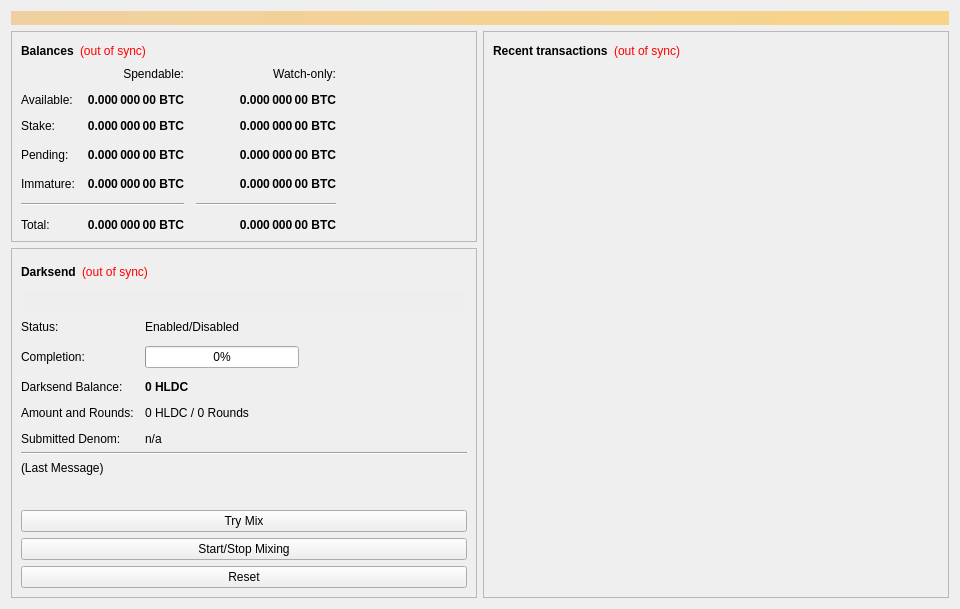
<?xml version="1.0" encoding="UTF-8"?>
<ui version="4.0">
 <class>OverviewPage</class>
 <widget class="QWidget" name="OverviewPage">
  <property name="geometry">
   <rect>
    <x>0</x>
    <y>0</y>
    <width>960</width>
    <height>594</height>
   </rect>
  </property>
  <property name="minimumSize">
   <size>
    <width>960</width>
    <height>0</height>
   </size>
  </property>
  <property name="windowTitle">
   <string>Form</string>
  </property>
  <layout class="QVBoxLayout" name="topLayout">
   <item>
    <widget class="QLabel" name="labelAlerts">
     <property name="visible">
      <bool>false</bool>
     </property>
     <property name="styleSheet">
      <string notr="true">background-color: qlineargradient(x1: 0, y1: 0, x2: 1, y2: 0, stop:0 #F0D0A0, stop:1 #F8D488); color:#000000;</string>
     </property>
     <property name="wordWrap">
      <bool>true</bool>
     </property>
     <property name="margin">
      <number>3</number>
     </property>
    </widget>
   </item>
   <item>
    <layout class="QHBoxLayout" name="horizontalLayout" stretch="1,1">
     <item>
      <layout class="QVBoxLayout" name="verticalLayout_2">
       <item>
        <widget class="QFrame" name="frame">
         <property name="frameShape">
          <enum>QFrame::StyledPanel</enum>
         </property>
         <property name="frameShadow">
          <enum>QFrame::Raised</enum>
         </property>
         <layout class="QVBoxLayout" name="verticalLayout_4">
          <item>
           <layout class="QHBoxLayout" name="horizontalLayout_4">
            <item>
             <widget class="QLabel" name="label_5">
              <property name="font">
               <font>
                <weight>75</weight>
                <bold>true</bold>
               </font>
              </property>
              <property name="text">
               <string>Balances</string>
              </property>
             </widget>
            </item>
            <item>
             <widget class="QLabel" name="labelWalletStatus">
              <property name="cursor">
               <cursorShape>WhatsThisCursor</cursorShape>
              </property>
              <property name="toolTip">
               <string>The displayed information may be out of date. Your wallet automatically synchronizes with the HeldCoin network after a connection is established, but this process has not completed yet.</string>
              </property>
              <property name="styleSheet">
               <string notr="true">QLabel { color: red; }</string>
              </property>
              <property name="text">
               <string notr="true">(out of sync)</string>
              </property>
              <property name="alignment">
               <set>Qt::AlignLeading|Qt::AlignLeft|Qt::AlignVCenter</set>
              </property>
             </widget>
            </item>
            <item>
             <spacer name="horizontalSpacer_3">
              <property name="orientation">
               <enum>Qt::Horizontal</enum>
              </property>
              <property name="sizeHint" stdset="0">
               <size>
                <width>40</width>
                <height>20</height>
               </size>
              </property>
             </spacer>
            </item>
           </layout>
          </item>
          <item>
           <layout class="QGridLayout" name="gridLayout">
            <property name="spacing">
             <number>12</number>
            </property>
            <item row="3" column="2">
             <widget class="QLabel" name="labelWatchPending">
              <property name="font">
               <font>
                <weight>75</weight>
                <bold>true</bold>
               </font>
              </property>
              <property name="cursor">
               <cursorShape>IBeamCursor</cursorShape>
              </property>
              <property name="toolTip">
               <string>Unconfirmed transactions to watch-only addresses</string>
              </property>
              <property name="text">
               <string notr="true">0.000 000 00 BTC</string>
              </property>
              <property name="alignment">
               <set>Qt::AlignRight|Qt::AlignTrailing|Qt::AlignVCenter</set>
              </property>
              <property name="textInteractionFlags">
               <set>Qt::LinksAccessibleByMouse|Qt::TextSelectableByKeyboard|Qt::TextSelectableByMouse</set>
              </property>
             </widget>
            </item>
            <item row="3" column="1">
             <widget class="QLabel" name="labelUnconfirmed">
              <property name="font">
               <font>
                <weight>75</weight>
                <bold>true</bold>
               </font>
              </property>
              <property name="cursor">
               <cursorShape>IBeamCursor</cursorShape>
              </property>
              <property name="toolTip">
               <string>Total of transactions that have yet to be confirmed, and do not yet count toward the spendable balance</string>
              </property>
              <property name="text">
               <string notr="true">0.000 000 00 BTC</string>
              </property>
              <property name="alignment">
               <set>Qt::AlignRight|Qt::AlignTrailing|Qt::AlignVCenter</set>
              </property>
              <property name="textInteractionFlags">
               <set>Qt::LinksAccessibleByMouse|Qt::TextSelectableByKeyboard|Qt::TextSelectableByMouse</set>
              </property>
             </widget>
            </item>
            <item row="4" column="2">
             <widget class="QLabel" name="labelWatchImmature">
              <property name="font">
               <font>
                <weight>75</weight>
                <bold>true</bold>
               </font>
              </property>
              <property name="cursor">
               <cursorShape>IBeamCursor</cursorShape>
              </property>
              <property name="toolTip">
               <string>Mined balance in watch-only addresses that has not yet matured</string>
              </property>
              <property name="text">
               <string notr="true">0.000 000 00 BTC</string>
              </property>
              <property name="alignment">
               <set>Qt::AlignRight|Qt::AlignTrailing|Qt::AlignVCenter</set>
              </property>
              <property name="textInteractionFlags">
               <set>Qt::LinksAccessibleByMouse|Qt::TextSelectableByKeyboard|Qt::TextSelectableByMouse</set>
              </property>
             </widget>
            </item>
            <item row="5" column="0" colspan="2">
             <widget class="Line" name="lineSpendableBalance">
              <property name="orientation">
               <enum>Qt::Horizontal</enum>
              </property>
             </widget>
            </item>
            <item row="5" column="2">
             <widget class="Line" name="lineWatchBalance">
              <property name="sizePolicy">
               <sizepolicy hsizetype="Preferred" vsizetype="Fixed">
                <horstretch>0</horstretch>
                <verstretch>0</verstretch>
               </sizepolicy>
              </property>
              <property name="minimumSize">
               <size>
                <width>140</width>
                <height>0</height>
               </size>
              </property>
              <property name="orientation">
               <enum>Qt::Horizontal</enum>
              </property>
             </widget>
            </item>
            <item row="6" column="0">
             <widget class="QLabel" name="labelTotalText">
              <property name="text">
               <string>Total:</string>
              </property>
             </widget>
            </item>
            <item row="4" column="1">
             <widget class="QLabel" name="labelImmature">
              <property name="font">
               <font>
                <weight>75</weight>
                <bold>true</bold>
               </font>
              </property>
              <property name="cursor">
               <cursorShape>IBeamCursor</cursorShape>
              </property>
              <property name="toolTip">
               <string>Mined balance that has not yet matured</string>
              </property>
              <property name="text">
               <string notr="true">0.000 000 00 BTC</string>
              </property>
              <property name="alignment">
               <set>Qt::AlignRight|Qt::AlignTrailing|Qt::AlignVCenter</set>
              </property>
              <property name="textInteractionFlags">
               <set>Qt::LinksAccessibleByMouse|Qt::TextSelectableByKeyboard|Qt::TextSelectableByMouse</set>
              </property>
             </widget>
            </item>
            <item row="3" column="3">
             <spacer name="horizontalSpacer_2">
              <property name="orientation">
               <enum>Qt::Horizontal</enum>
              </property>
              <property name="sizeHint" stdset="0">
               <size>
                <width>40</width>
                <height>20</height>
               </size>
              </property>
             </spacer>
            </item>
            <item row="4" column="0">
             <widget class="QLabel" name="labelImmatureText">
              <property name="text">
               <string>Immature:</string>
              </property>
             </widget>
            </item>
            <item row="6" column="1">
             <widget class="QLabel" name="labelTotal">
              <property name="font">
               <font>
                <weight>75</weight>
                <bold>true</bold>
               </font>
              </property>
              <property name="cursor">
               <cursorShape>IBeamCursor</cursorShape>
              </property>
              <property name="toolTip">
               <string>Your current total balance</string>
              </property>
              <property name="text">
               <string notr="true">0.000 000 00 BTC</string>
              </property>
              <property name="alignment">
               <set>Qt::AlignRight|Qt::AlignTrailing|Qt::AlignVCenter</set>
              </property>
              <property name="textInteractionFlags">
               <set>Qt::LinksAccessibleByMouse|Qt::TextSelectableByKeyboard|Qt::TextSelectableByMouse</set>
              </property>
             </widget>
            </item>
            <item row="6" column="2">
             <widget class="QLabel" name="labelWatchTotal">
              <property name="font">
               <font>
                <weight>75</weight>
                <bold>true</bold>
               </font>
              </property>
              <property name="cursor">
               <cursorShape>IBeamCursor</cursorShape>
              </property>
              <property name="toolTip">
               <string>Current total balance in watch-only addresses</string>
              </property>
              <property name="text">
               <string notr="true">0.000 000 00 BTC</string>
              </property>
              <property name="alignment">
               <set>Qt::AlignRight|Qt::AlignTrailing|Qt::AlignVCenter</set>
              </property>
              <property name="textInteractionFlags">
               <set>Qt::LinksAccessibleByMouse|Qt::TextSelectableByKeyboard|Qt::TextSelectableByMouse</set>
              </property>
             </widget>
            </item>
            <item row="0" column="2">
             <widget class="QLabel" name="labelWatchonly">
              <property name="text">
               <string>Watch-only:</string>
              </property>
              <property name="alignment">
               <set>Qt::AlignRight|Qt::AlignTrailing|Qt::AlignVCenter</set>
              </property>
             </widget>
            </item>
            <item row="1" column="0">
             <widget class="QLabel" name="labelBalanceText">
              <property name="text">
               <string>Available:</string>
              </property>
             </widget>
            </item>
            <item row="1" column="1">
             <widget class="QLabel" name="labelBalance">
              <property name="font">
               <font>
                <weight>75</weight>
                <bold>true</bold>
               </font>
              </property>
              <property name="cursor">
               <cursorShape>IBeamCursor</cursorShape>
              </property>
              <property name="toolTip">
               <string>Your current spendable balance</string>
              </property>
              <property name="text">
               <string notr="true">0.000 000 00 BTC</string>
              </property>
              <property name="alignment">
               <set>Qt::AlignRight|Qt::AlignTrailing|Qt::AlignVCenter</set>
              </property>
              <property name="textInteractionFlags">
               <set>Qt::LinksAccessibleByMouse|Qt::TextSelectableByKeyboard|Qt::TextSelectableByMouse</set>
              </property>
             </widget>
            </item>
            <item row="2" column="0">
             <widget class="QLabel" name="label_10">
              <property name="text">
               <string>Stake:</string>
              </property>
             </widget>
            </item>
            <item row="2" column="1">
             <widget class="QLabel" name="labelStake">
              <property name="font">
               <font>
                <weight>75</weight>
                <bold>true</bold>
               </font>
              </property>
              <property name="cursor">
               <cursorShape>IBeamCursor</cursorShape>
              </property>
              <property name="toolTip">
               <string>Total of coins that was staked, and do not yet count toward the current balance</string>
              </property>
              <property name="text">
               <string notr="true">0.000 000 00 BTC</string>
              </property>
              <property name="alignment">
               <set>Qt::AlignRight|Qt::AlignTrailing|Qt::AlignVCenter</set>
              </property>
              <property name="textInteractionFlags">
               <set>Qt::LinksAccessibleByMouse|Qt::TextSelectableByKeyboard|Qt::TextSelectableByMouse</set>
              </property>
             </widget>
            </item>
            <item row="2" column="2">
             <widget class="QLabel" name="labelWatchStake">
              <property name="font">
               <font>
                <weight>75</weight>
                <bold>true</bold>
               </font>
              </property>
              <property name="cursor">
               <cursorShape>IBeamCursor</cursorShape>
              </property>
              <property name="toolTip">
               <string>Total of coins that was staked in watch-only addresses, and do not yet count toward the current watch-only balance</string>
              </property>
              <property name="text">
               <string notr="true">0.000 000 00 BTC</string>
              </property>
              <property name="alignment">
               <set>Qt::AlignRight|Qt::AlignTrailing|Qt::AlignVCenter</set>
              </property>
              <property name="textInteractionFlags">
               <set>Qt::LinksAccessibleByMouse|Qt::TextSelectableByKeyboard|Qt::TextSelectableByMouse</set>
              </property>
             </widget>
            </item>
            <item row="1" column="2">
             <widget class="QLabel" name="labelWatchAvailable">
              <property name="font">
               <font>
                <weight>75</weight>
                <bold>true</bold>
               </font>
              </property>
              <property name="cursor">
               <cursorShape>IBeamCursor</cursorShape>
              </property>
              <property name="toolTip">
               <string>Your current balance in watch-only addresses</string>
              </property>
              <property name="text">
               <string notr="true">0.000 000 00 BTC</string>
              </property>
              <property name="alignment">
               <set>Qt::AlignRight|Qt::AlignTrailing|Qt::AlignVCenter</set>
              </property>
              <property name="textInteractionFlags">
               <set>Qt::LinksAccessibleByMouse|Qt::TextSelectableByKeyboard|Qt::TextSelectableByMouse</set>
              </property>
             </widget>
            </item>
            <item row="3" column="0">
             <widget class="QLabel" name="labelPendingText">
              <property name="text">
               <string>Pending:</string>
              </property>
             </widget>
            </item>
            <item row="0" column="1">
             <widget class="QLabel" name="labelSpendable">
              <property name="text">
               <string>Spendable:</string>
              </property>
              <property name="alignment">
               <set>Qt::AlignRight|Qt::AlignTrailing|Qt::AlignVCenter</set>
              </property>
             </widget>
            </item>
           </layout>
          </item>
         </layout>
        </widget>
       </item>
       <item>
        <widget class="QFrame" name="frameDarksend">
         <property name="sizePolicy">
          <sizepolicy hsizetype="Expanding" vsizetype="Expanding">
           <horstretch>0</horstretch>
           <verstretch>0</verstretch>
          </sizepolicy>
         </property>
         <property name="minimumSize">
          <size>
           <width>0</width>
           <height>350</height>
          </size>
         </property>
         <property name="layoutDirection">
          <enum>Qt::LeftToRight</enum>
         </property>
         <property name="frameShape">
          <enum>QFrame::StyledPanel</enum>
         </property>
         <property name="frameShadow">
          <enum>QFrame::Raised</enum>
         </property>
         <layout class="QVBoxLayout" name="verticalLayout_5">
          <item>
           <layout class="QHBoxLayout" name="horizontalLayout_5">
            <item>
             <widget class="QLabel" name="label_2">
              <property name="font">
               <font>
                <weight>75</weight>
                <bold>true</bold>
               </font>
              </property>
              <property name="text">
               <string>Darksend</string>
              </property>
             </widget>
            </item>
            <item>
             <widget class="QLabel" name="labelDarksendSyncStatus">
              <property name="toolTip">
               <string>The displayed information may be out of date. Your wallet automatically synchronizes with the HeldCoin network after a connection is established, but this process has not completed yet.</string>
              </property>
              <property name="styleSheet">
               <string notr="true">QLabel { color: red; }</string>
              </property>
              <property name="text">
               <string notr="true">(out of sync)</string>
              </property>
              <property name="alignment">
               <set>Qt::AlignLeading|Qt::AlignLeft|Qt::AlignVCenter</set>
              </property>
             </widget>
            </item>
            <item>
             <spacer name="horizontalSpacer_4">
              <property name="orientation">
               <enum>Qt::Horizontal</enum>
              </property>
              <property name="sizeHint" stdset="0">
               <size>
                <width>40</width>
                <height>20</height>
               </size>
              </property>
             </spacer>
            </item>
           </layout>
          </item>
          <item>
           <widget class="QPushButton" name="runAutoDenom">
            <property name="palette">
             <palette>
              <active>
               <colorrole role="WindowText">
                <brush brushstyle="SolidPattern">
                 <color alpha="255">
                  <red>0</red>
                  <green>0</green>
                  <blue>0</blue>
                 </color>
                </brush>
               </colorrole>
               <colorrole role="Button">
                <brush brushstyle="SolidPattern">
                 <color alpha="255">
                  <red>239</red>
                  <green>238</green>
                  <blue>238</blue>
                 </color>
                </brush>
               </colorrole>
               <colorrole role="Light">
                <brush brushstyle="SolidPattern">
                 <color alpha="255">
                  <red>255</red>
                  <green>255</green>
                  <blue>255</blue>
                 </color>
                </brush>
               </colorrole>
               <colorrole role="Midlight">
                <brush brushstyle="SolidPattern">
                 <color alpha="255">
                  <red>247</red>
                  <green>246</green>
                  <blue>246</blue>
                 </color>
                </brush>
               </colorrole>
               <colorrole role="Dark">
                <brush brushstyle="SolidPattern">
                 <color alpha="255">
                  <red>119</red>
                  <green>119</green>
                  <blue>119</blue>
                 </color>
                </brush>
               </colorrole>
               <colorrole role="Mid">
                <brush brushstyle="SolidPattern">
                 <color alpha="255">
                  <red>159</red>
                  <green>159</green>
                  <blue>159</blue>
                 </color>
                </brush>
               </colorrole>
               <colorrole role="Text">
                <brush brushstyle="SolidPattern">
                 <color alpha="255">
                  <red>0</red>
                  <green>0</green>
                  <blue>0</blue>
                 </color>
                </brush>
               </colorrole>
               <colorrole role="BrightText">
                <brush brushstyle="SolidPattern">
                 <color alpha="255">
                  <red>255</red>
                  <green>255</green>
                  <blue>255</blue>
                 </color>
                </brush>
               </colorrole>
               <colorrole role="ButtonText">
                <brush brushstyle="SolidPattern">
                 <color alpha="255">
                  <red>0</red>
                  <green>0</green>
                  <blue>0</blue>
                 </color>
                </brush>
               </colorrole>
               <colorrole role="Base">
                <brush brushstyle="SolidPattern">
                 <color alpha="255">
                  <red>255</red>
                  <green>255</green>
                  <blue>255</blue>
                 </color>
                </brush>
               </colorrole>
               <colorrole role="Window">
                <brush brushstyle="SolidPattern">
                 <color alpha="255">
                  <red>239</red>
                  <green>238</green>
                  <blue>238</blue>
                 </color>
                </brush>
               </colorrole>
               <colorrole role="Shadow">
                <brush brushstyle="SolidPattern">
                 <color alpha="255">
                  <red>0</red>
                  <green>0</green>
                  <blue>0</blue>
                 </color>
                </brush>
               </colorrole>
               <colorrole role="AlternateBase">
                <brush brushstyle="SolidPattern">
                 <color alpha="255">
                  <red>247</red>
                  <green>246</green>
                  <blue>246</blue>
                 </color>
                </brush>
               </colorrole>
               <colorrole role="ToolTipBase">
                <brush brushstyle="SolidPattern">
                 <color alpha="255">
                  <red>255</red>
                  <green>255</green>
                  <blue>220</blue>
                 </color>
                </brush>
               </colorrole>
               <colorrole role="ToolTipText">
                <brush brushstyle="SolidPattern">
                 <color alpha="255">
                  <red>0</red>
                  <green>0</green>
                  <blue>0</blue>
                 </color>
                </brush>
               </colorrole>
              </active>
              <inactive>
               <colorrole role="WindowText">
                <brush brushstyle="SolidPattern">
                 <color alpha="255">
                  <red>0</red>
                  <green>0</green>
                  <blue>0</blue>
                 </color>
                </brush>
               </colorrole>
               <colorrole role="Button">
                <brush brushstyle="SolidPattern">
                 <color alpha="255">
                  <red>239</red>
                  <green>238</green>
                  <blue>238</blue>
                 </color>
                </brush>
               </colorrole>
               <colorrole role="Light">
                <brush brushstyle="SolidPattern">
                 <color alpha="255">
                  <red>255</red>
                  <green>255</green>
                  <blue>255</blue>
                 </color>
                </brush>
               </colorrole>
               <colorrole role="Midlight">
                <brush brushstyle="SolidPattern">
                 <color alpha="255">
                  <red>247</red>
                  <green>246</green>
                  <blue>246</blue>
                 </color>
                </brush>
               </colorrole>
               <colorrole role="Dark">
                <brush brushstyle="SolidPattern">
                 <color alpha="255">
                  <red>119</red>
                  <green>119</green>
                  <blue>119</blue>
                 </color>
                </brush>
               </colorrole>
               <colorrole role="Mid">
                <brush brushstyle="SolidPattern">
                 <color alpha="255">
                  <red>159</red>
                  <green>159</green>
                  <blue>159</blue>
                 </color>
                </brush>
               </colorrole>
               <colorrole role="Text">
                <brush brushstyle="SolidPattern">
                 <color alpha="255">
                  <red>0</red>
                  <green>0</green>
                  <blue>0</blue>
                 </color>
                </brush>
               </colorrole>
               <colorrole role="BrightText">
                <brush brushstyle="SolidPattern">
                 <color alpha="255">
                  <red>255</red>
                  <green>255</green>
                  <blue>255</blue>
                 </color>
                </brush>
               </colorrole>
               <colorrole role="ButtonText">
                <brush brushstyle="SolidPattern">
                 <color alpha="255">
                  <red>0</red>
                  <green>0</green>
                  <blue>0</blue>
                 </color>
                </brush>
               </colorrole>
               <colorrole role="Base">
                <brush brushstyle="SolidPattern">
                 <color alpha="255">
                  <red>255</red>
                  <green>255</green>
                  <blue>255</blue>
                 </color>
                </brush>
               </colorrole>
               <colorrole role="Window">
                <brush brushstyle="SolidPattern">
                 <color alpha="255">
                  <red>239</red>
                  <green>238</green>
                  <blue>238</blue>
                 </color>
                </brush>
               </colorrole>
               <colorrole role="Shadow">
                <brush brushstyle="SolidPattern">
                 <color alpha="255">
                  <red>0</red>
                  <green>0</green>
                  <blue>0</blue>
                 </color>
                </brush>
               </colorrole>
               <colorrole role="AlternateBase">
                <brush brushstyle="SolidPattern">
                 <color alpha="255">
                  <red>247</red>
                  <green>246</green>
                  <blue>246</blue>
                 </color>
                </brush>
               </colorrole>
               <colorrole role="ToolTipBase">
                <brush brushstyle="SolidPattern">
                 <color alpha="255">
                  <red>255</red>
                  <green>255</green>
                  <blue>220</blue>
                 </color>
                </brush>
               </colorrole>
               <colorrole role="ToolTipText">
                <brush brushstyle="SolidPattern">
                 <color alpha="255">
                  <red>0</red>
                  <green>0</green>
                  <blue>0</blue>
                 </color>
                </brush>
               </colorrole>
              </inactive>
              <disabled>
               <colorrole role="WindowText">
                <brush brushstyle="SolidPattern">
                 <color alpha="255">
                  <red>119</red>
                  <green>119</green>
                  <blue>119</blue>
                 </color>
                </brush>
               </colorrole>
               <colorrole role="Button">
                <brush brushstyle="SolidPattern">
                 <color alpha="255">
                  <red>239</red>
                  <green>238</green>
                  <blue>238</blue>
                 </color>
                </brush>
               </colorrole>
               <colorrole role="Light">
                <brush brushstyle="SolidPattern">
                 <color alpha="255">
                  <red>255</red>
                  <green>255</green>
                  <blue>255</blue>
                 </color>
                </brush>
               </colorrole>
               <colorrole role="Midlight">
                <brush brushstyle="SolidPattern">
                 <color alpha="255">
                  <red>247</red>
                  <green>246</green>
                  <blue>246</blue>
                 </color>
                </brush>
               </colorrole>
               <colorrole role="Dark">
                <brush brushstyle="SolidPattern">
                 <color alpha="255">
                  <red>119</red>
                  <green>119</green>
                  <blue>119</blue>
                 </color>
                </brush>
               </colorrole>
               <colorrole role="Mid">
                <brush brushstyle="SolidPattern">
                 <color alpha="255">
                  <red>159</red>
                  <green>159</green>
                  <blue>159</blue>
                 </color>
                </brush>
               </colorrole>
               <colorrole role="Text">
                <brush brushstyle="SolidPattern">
                 <color alpha="255">
                  <red>119</red>
                  <green>119</green>
                  <blue>119</blue>
                 </color>
                </brush>
               </colorrole>
               <colorrole role="BrightText">
                <brush brushstyle="SolidPattern">
                 <color alpha="255">
                  <red>255</red>
                  <green>255</green>
                  <blue>255</blue>
                 </color>
                </brush>
               </colorrole>
               <colorrole role="ButtonText">
                <brush brushstyle="SolidPattern">
                 <color alpha="255">
                  <red>119</red>
                  <green>119</green>
                  <blue>119</blue>
                 </color>
                </brush>
               </colorrole>
               <colorrole role="Base">
                <brush brushstyle="SolidPattern">
                 <color alpha="255">
                  <red>239</red>
                  <green>238</green>
                  <blue>238</blue>
                 </color>
                </brush>
               </colorrole>
               <colorrole role="Window">
                <brush brushstyle="SolidPattern">
                 <color alpha="255">
                  <red>239</red>
                  <green>238</green>
                  <blue>238</blue>
                 </color>
                </brush>
               </colorrole>
               <colorrole role="Shadow">
                <brush brushstyle="SolidPattern">
                 <color alpha="255">
                  <red>0</red>
                  <green>0</green>
                  <blue>0</blue>
                 </color>
                </brush>
               </colorrole>
               <colorrole role="AlternateBase">
                <brush brushstyle="SolidPattern">
                 <color alpha="255">
                  <red>239</red>
                  <green>238</green>
                  <blue>238</blue>
                 </color>
                </brush>
               </colorrole>
               <colorrole role="ToolTipBase">
                <brush brushstyle="SolidPattern">
                 <color alpha="255">
                  <red>255</red>
                  <green>255</green>
                  <blue>220</blue>
                 </color>
                </brush>
               </colorrole>
               <colorrole role="ToolTipText">
                <brush brushstyle="SolidPattern">
                 <color alpha="255">
                  <red>0</red>
                  <green>0</green>
                  <blue>0</blue>
                 </color>
                </brush>
               </colorrole>
              </disabled>
             </palette>
            </property>
            <property name="focusPolicy">
             <enum>Qt::NoFocus</enum>
            </property>
            <property name="autoFillBackground">
             <bool>true</bool>
            </property>
            <property name="text">
             <string/>
            </property>
            <property name="flat">
             <bool>true</bool>
            </property>
           </widget>
          </item>
          <item>
           <layout class="QFormLayout" name="formLayout">
            <property name="fieldGrowthPolicy">
             <enum>QFormLayout::AllNonFixedFieldsGrow</enum>
            </property>
            <property name="horizontalSpacing">
             <number>11</number>
            </property>
            <property name="verticalSpacing">
             <number>12</number>
            </property>
            <item row="0" column="0">
             <widget class="QLabel" name="label_6">
              <property name="text">
               <string>Status:</string>
              </property>
             </widget>
            </item>
            <item row="1" column="0">
             <widget class="QLabel" name="label_7">
              <property name="text">
               <string>Completion:</string>
              </property>
             </widget>
            </item>
            <item row="1" column="1">
             <widget class="QProgressBar" name="darksendProgress">
              <property name="maximumSize">
               <size>
                <width>154</width>
                <height>16777215</height>
               </size>
              </property>
              <property name="value">
               <number>0</number>
              </property>
             </widget>
            </item>
            <item row="3" column="0">
             <widget class="QLabel" name="labelAnonymizedText">
              <property name="text">
               <string>Darksend Balance:</string>
              </property>
             </widget>
            </item>
            <item row="3" column="1">
             <widget class="QLabel" name="labelAnonymized">
              <property name="font">
               <font>
                <weight>75</weight>
                <bold>true</bold>
               </font>
              </property>
              <property name="text">
               <string notr="true">0 HLDC</string>
              </property>
             </widget>
            </item>
            <item row="4" column="0">
             <widget class="QLabel" name="label_8">
              <property name="text">
               <string>Amount and Rounds:</string>
              </property>
             </widget>
            </item>
            <item row="4" column="1">
             <widget class="QLabel" name="labelAmountRounds">
              <property name="text">
               <string>0 HLDC / 0 Rounds</string>
              </property>
             </widget>
            </item>
            <item row="5" column="0">
             <widget class="QLabel" name="label_9">
              <property name="text">
               <string>Submitted Denom:</string>
              </property>
             </widget>
            </item>
            <item row="5" column="1">
             <widget class="QLabel" name="labelSubmittedDenom">
              <property name="toolTip">
               <string>The denominations you submitted to the Masternode.&lt;br&gt;To mix, other users must submit the exact same denominations.</string>
              </property>
              <property name="text">
               <string>n/a</string>
              </property>
             </widget>
            </item>
            <item row="0" column="1">
             <widget class="QLabel" name="darksendEnabled">
              <property name="text">
               <string>Enabled/Disabled</string>
              </property>
             </widget>
            </item>
           </layout>
          </item>
          <item>
           <widget class="Line" name="lineLastMessage">
            <property name="orientation">
             <enum>Qt::Horizontal</enum>
            </property>
           </widget>
          </item>
          <item>
           <widget class="QLabel" name="darksendStatus">
            <property name="minimumSize">
             <size>
              <width>288</width>
              <height>43</height>
             </size>
            </property>
            <property name="text">
             <string>(Last Message)</string>
            </property>
            <property name="alignment">
             <set>Qt::AlignLeading|Qt::AlignLeft|Qt::AlignTop</set>
            </property>
            <property name="wordWrap">
             <bool>true</bool>
            </property>
           </widget>
          </item>
          <item>
           <widget class="QPushButton" name="darksendAuto">
            <property name="sizePolicy">
             <sizepolicy hsizetype="MinimumExpanding" vsizetype="Fixed">
              <horstretch>0</horstretch>
              <verstretch>0</verstretch>
             </sizepolicy>
            </property>
            <property name="toolTip">
             <string>Try to manually submit a Darksend request.</string>
            </property>
            <property name="text">
             <string>Try Mix</string>
            </property>
           </widget>
          </item>
          <item>
           <widget class="QPushButton" name="toggleDarksend">
            <property name="sizePolicy">
             <sizepolicy hsizetype="MinimumExpanding" vsizetype="Fixed">
              <horstretch>0</horstretch>
              <verstretch>0</verstretch>
             </sizepolicy>
            </property>
            <property name="text">
             <string>Start/Stop Mixing</string>
            </property>
           </widget>
          </item>
          <item>
           <widget class="QPushButton" name="darksendReset">
            <property name="sizePolicy">
             <sizepolicy hsizetype="MinimumExpanding" vsizetype="Fixed">
              <horstretch>0</horstretch>
              <verstretch>0</verstretch>
             </sizepolicy>
            </property>
            <property name="toolTip">
             <string>Reset the current status of Darksend (can interrupt Darksend if it's in the process of Mixing, which can cost you money!)</string>
            </property>
            <property name="autoFillBackground">
             <bool>false</bool>
            </property>
            <property name="text">
             <string>Reset</string>
            </property>
           </widget>
          </item>
         </layout>
        </widget>
       </item>
       <item>
        <spacer name="verticalSpacer">
         <property name="orientation">
          <enum>Qt::Vertical</enum>
         </property>
         <property name="sizeHint" stdset="0">
          <size>
           <width>20</width>
           <height>40</height>
          </size>
         </property>
        </spacer>
       </item>
      </layout>
     </item>
     <item>
      <layout class="QVBoxLayout" name="verticalLayout_3">
       <item>
        <widget class="QFrame" name="frame_2">
         <property name="frameShape">
          <enum>QFrame::StyledPanel</enum>
         </property>
         <property name="frameShadow">
          <enum>QFrame::Raised</enum>
         </property>
         <layout class="QVBoxLayout" name="verticalLayout">
          <item>
           <layout class="QHBoxLayout" name="horizontalLayout_2">
            <item>
             <widget class="QLabel" name="label_4">
              <property name="font">
               <font>
                <weight>75</weight>
                <bold>true</bold>
               </font>
              </property>
              <property name="text">
               <string>Recent transactions</string>
              </property>
             </widget>
            </item>
            <item>
             <widget class="QLabel" name="labelTransactionsStatus">
              <property name="cursor">
               <cursorShape>WhatsThisCursor</cursorShape>
              </property>
              <property name="toolTip">
               <string>The displayed information may be out of date. Your wallet automatically synchronizes with the HeldCoin network after a connection is established, but this process has not completed yet.</string>
              </property>
              <property name="styleSheet">
               <string notr="true">QLabel { color: red; }</string>
              </property>
              <property name="text">
               <string notr="true">(out of sync)</string>
              </property>
              <property name="alignment">
               <set>Qt::AlignRight|Qt::AlignTrailing|Qt::AlignVCenter</set>
              </property>
             </widget>
            </item>
            <item>
             <spacer name="horizontalSpacer">
              <property name="orientation">
               <enum>Qt::Horizontal</enum>
              </property>
              <property name="sizeHint" stdset="0">
               <size>
                <width>40</width>
                <height>20</height>
               </size>
              </property>
             </spacer>
            </item>
           </layout>
          </item>
          <item>
           <widget class="QListView" name="listTransactions">
            <property name="styleSheet">
             <string notr="true">QListView { background: transparent; }</string>
            </property>
            <property name="frameShape">
             <enum>QFrame::NoFrame</enum>
            </property>
            <property name="verticalScrollBarPolicy">
             <enum>Qt::ScrollBarAlwaysOff</enum>
            </property>
            <property name="horizontalScrollBarPolicy">
             <enum>Qt::ScrollBarAlwaysOff</enum>
            </property>
            <property name="selectionMode">
             <enum>QAbstractItemView::NoSelection</enum>
            </property>
           </widget>
          </item>
         </layout>
        </widget>
       </item>
      </layout>
     </item>
    </layout>
   </item>
  </layout>
 </widget>
 <resources/>
 <connections/>
</ui>
